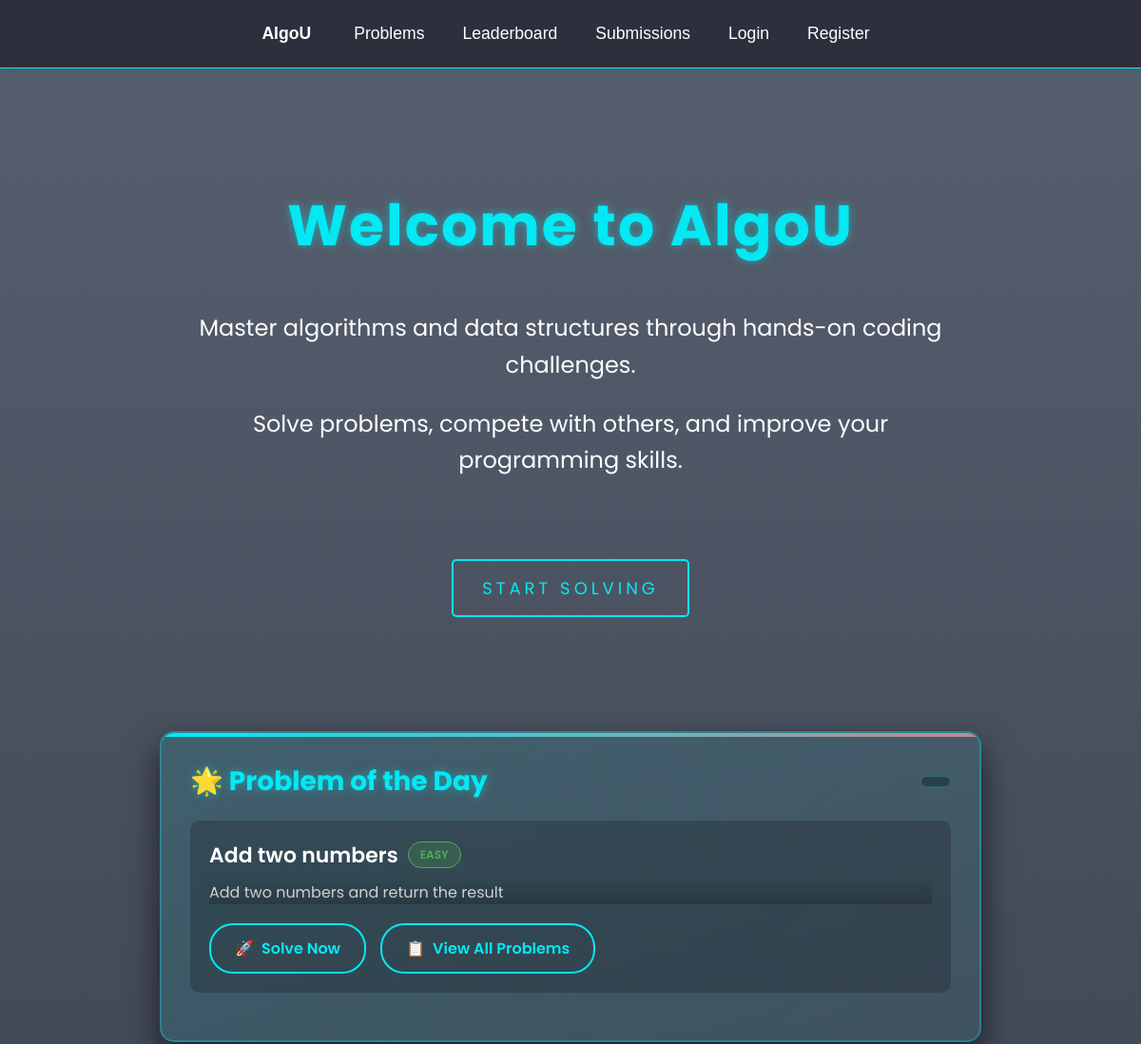
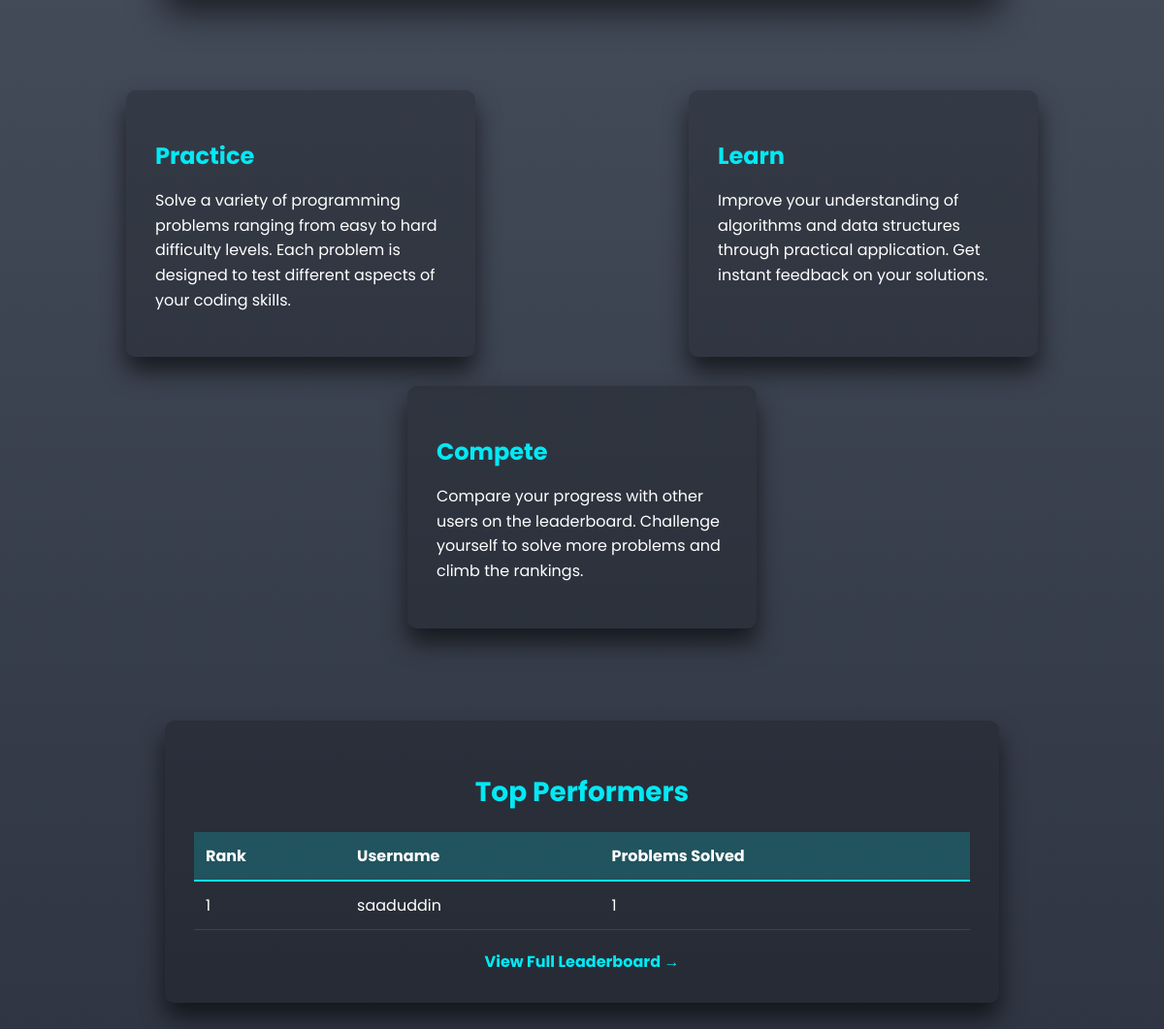
The app's page /problems/ with its own data (2 pictures, top to bottom).
### problems/models.py (models this page shows, shortened)
class Problem(models.Model):
    title = models.CharField(max_length=200)
    description = models.TextField()
    difficulty = models.CharField(max_length=50)

### problems/views.py (the view)
# urls.py: path('', views.home_page, name='home-page'),
def home_page(request):
    top_users = User.objects.annotate(
        solved_count=Count(
            'submissions__problem',
            filter=Q(submissions__is_correct=True),
            distinct=True
        )
    ).order_by('-solved_count')[:5]
    problem_of_the_day = get_problem_of_the_day()
    user_solved_potd = False
    if request.user.is_authenticated and problem_of_the_day:
        user_solved_potd = CodeSubmission.objects.filter(
            user=request.user,
            problem=problem_of_the_day,
            is_correct=True
        ).exists()
    return render(request, 'homepage.html', {
        'top_users': top_users,
        'problem_of_the_day': problem_of_the_day,
        'user_solved_potd': user_solved_potd
    })

### problems/views.py (called while the page is built)
def get_problem_of_the_day():
    problems = Problem.objects.all()
    if not problems.exists():
        return None
    today = date.today()
    seed = today.year * 10000 + today.month * 100 + today.day
    random.seed(seed)
    problem_index = random.randint(0, problems.count() - 1)
    return problems[problem_index]

### problems/templates/homepage.html (shortened to what this page needs)
{% load static %}
<!DOCTYPE html>
<html lang="en">
<head>
    <link rel="stylesheet" href="{% static 'homepage.css' %}">
</head>
<body>
    {% include 'navbar.html' %}
    <div class="hero-section">
        <h1 class="title">Welcome to AlgoU</h1>
        <div class="subtitle">
            <p>Master algorithms and data structures through hands-on coding challenges.</p>
            <p>Solve problems, compete with others, and improve your programming skills.</p>
        </div>
        <a href="{% url 'problem-list' %}" class="btn">Start Solving</a>
    </div>
    <div class="problem-of-the-day">
        <div class="potd-header">
            <h2 class="potd-title">🌟 Problem of the Day</h2>
            <div class="potd-date">{{ "now"|date:"F j, Y" }}</div>
        </div>
        {% if problem_of_the_day %}
            <div class="potd-problem">
                <div class="potd-problem-title">
                    {{ problem_of_the_day.title }}
                    <span class="difficulty-badge difficulty-{{ problem_of_the_day.difficulty|lower }}">
                        {{ problem_of_the_day.difficulty }}
                    </span>
                </div>
                <div class="potd-description">
                    {{ problem_of_the_day.description|truncatewords:30|safe }}
                </div>
                <div class="potd-actions">
                    {% if user_solved_potd %}
                        <div class="solved-indicator">
                            <span>✅</span>
                            <span>Already Solved!</span>
                        </div>
                        <a href="{% url 'problem-detail' problem_of_the_day.id %}" class="potd-btn solved">
                            <span>🔄</span>
                            Solve Again
                        </a>
                    {% else %}
                        <a href="{% url 'problem-detail' problem_of_the_day.id %}" class="potd-btn">
                            <span>🚀</span>
                            Solve Now
                        </a>
                    {% endif %}
                    <a href="{% url 'problem-list' %}" class="potd-btn">
                        <span>📋</span>
                        View All Problems
                    </a>
                </div>
            </div>
        {% else %}
            <div class="no-problem-message">
                <p>No problems available yet. Check back later!</p>
            </div>
        {% endif %}
    </div>
    <div class="features-section">
        <div class="feature-card">
            <h2 class="feature-title">Practice</h2>
            <p class="feature-description">
                Solve a variety of programming problems ranging from easy to hard difficulty levels.
                Each problem is designed to test different aspects of your coding skills.
            </p>
        </div>
        <div class="feature-card">
            <h2 class="feature-title">Learn</h2>
            <p class="feature-description">
                Improve your understanding of algorithms and data structures through practical application.
                Get instant feedback on your solutions.
            </p>
        </div>
        <div class="feature-card">
            <h2 class="feature-title">Compete</h2>
            <p class="feature-description">
                Compare your progress with other users on the leaderboard.
                Challenge yourself to solve more problems and climb the rankings.
            </p>
        </div>
    </div>
    <div class="leaderboard-section">
        <h2 class="leaderboard-title">Top Performers</h2>
        <table class="leaderboard-table">
            <thead>
                <tr>
                    <th>Rank</th>
                    <th>Username</th>
                    <th>Problems Solved</th>
                </tr>
            </thead>
            <tbody>
                {% for user in top_users %}
                <tr>
                    <td>{{ forloop.counter }}</td>
                    <td>{{ user.username }}</td>
                    <td>{{ user.solved_count }}</td>
                </tr>
                {% empty %}
                <tr>
                    <td colspan="3" style="text-align: center;">No users have solved any problems yet.</td>
                </tr>
                {% endfor %}
            </tbody>
        </table>
        <a href="{% url 'leaderboard' %}" class="view-all-btn">View Full Leaderboard →</a>
    </div>
</body>
</html>

### problems/static/homepage.css (style rules this page uses)
body { margin: 0; padding: 0; font-family: "Poppins", Arial, sans-serif; background: linear-gradient(#57606f, #2f3542); min-height: 100vh; display: flex; flex-direction: column; color: #fff; }
.hero-section { display: flex; flex-direction: column; align-items: center; justify-content: center; padding: 80px 20px; text-align: center; }
.title { font-size: 60px; font-weight: 700; color: #03e9f4; margin-bottom: 20px; text-shadow: 0 0 10px rgba(3, 233, 244, 0.5); letter-spacing: 2px; }
.subtitle { font-size: 24px; max-width: 800px; margin-bottom: 40px; line-height: 1.6; }
.btn { position: relative; display: inline-block; padding: 15px 30px; color: #03e9f4; font-size: 18px; text-decoration: none; text-transform: uppercase; overflow: hidden; margin-top: 20px; letter-spacing: 4px; border: 2px solid #03e9f4; background: transparent; border-radius: 5px; transition: 0.5s; cursor: pointer; }
.features-section { display: flex; justify-content: space-around; flex-wrap: wrap; padding: 40px 20px; max-width: 1200px; margin: 0 auto; }
.feature-card { background: rgba(0, 0, 0, 0.2); border-radius: 10px; padding: 30px; margin: 15px; width: 300px; box-shadow: 0 15px 25px rgba(0, 0, 0, 0.6); transition: transform 0.3s ease; }
.feature-title { color: #03e9f4; font-size: 24px; margin-bottom: 15px; }
.feature-description { font-size: 16px; line-height: 1.6; }
.leaderboard-section { background: rgba(0, 0, 0, 0.2); border-radius: 10px; padding: 30px; margin: 40px auto; width: 80%; max-width: 800px; box-shadow: 0 15px 25px rgba(0, 0, 0, 0.6); }
.leaderboard-title { color: #03e9f4; font-size: 28px; margin-bottom: 20px; text-align: center; }
.leaderboard-table { width: 100%; border-collapse: collapse; }
.leaderboard-table th { background: rgba(3, 233, 244, 0.2); padding: 12px; text-align: left; border-bottom: 2px solid #03e9f4; }
.leaderboard-table td { padding: 12px; border-bottom: 1px solid rgba(255, 255, 255, 0.1); }
.view-all-btn { display: block; text-align: center; margin-top: 20px; color: #03e9f4; text-decoration: none; font-weight: bold; transition: color 0.3s; }
.problem-of-the-day { background: linear-gradient(135deg, rgba(3, 233, 244, 0.1), rgba(3, 233, 244, 0.05)); border: 2px solid rgba(3, 233, 244, 0.3); border-radius: 15px; padding: 30px; margin: 40px auto; width: 80%; max-width: 800px; box-shadow: 0 15px 35px rgba(0, 0, 0, 0.6); position: relative; overflow: hidden; }
.problem-of-the-day::before { content: ""; position: absolute; top: 0; left: 0; right: 0; height: 4px; background: linear-gradient(90deg, #03e9f4, #ff6b6b, #4ecdc4, #45b7d1); background-size: 400% 400%; animation: gradientShift 3s ease infinite; }
.potd-header { display: flex; align-items: center; justify-content: space-between; margin-bottom: 20px; flex-wrap: wrap; }
.potd-title { color: #03e9f4; font-size: 28px; font-weight: 700; margin: 0; text-shadow: 0 0 10px rgba(3, 233, 244, 0.5); }
.potd-date { color: rgba(255, 255, 255, 0.7); font-size: 14px; background: rgba(0, 0, 0, 0.3); padding: 5px 15px; border-radius: 20px; border: 1px solid rgba(3, 233, 244, 0.3); }
.potd-problem { background: rgba(0, 0, 0, 0.2); border-radius: 10px; padding: 20px; margin-bottom: 20px; }
.potd-problem-title { color: #fff; font-size: 22px; font-weight: 600; margin-bottom: 10px; display: flex; align-items: center; gap: 10px; }
.difficulty-badge { padding: 4px 12px; border-radius: 15px; font-size: 12px; font-weight: 600; text-transform: uppercase; }
.difficulty-easy { background: rgba(76, 175, 80, 0.2); color: #4caf50; border: 1px solid #4caf50; }
.potd-description { color: rgba(255, 255, 255, 0.9); line-height: 1.6; margin-bottom: 20px; max-height: 100px; overflow: hidden; position: relative; }
.potd-description::after { content: ""; position: absolute; bottom: 0; left: 0; right: 0; height: 30px; background: linear-gradient(transparent, rgba(0, 0, 0, 0.2)); }
.potd-actions { display: flex; gap: 15px; align-items: center; flex-wrap: wrap; }
.potd-btn { padding: 12px 25px; border: 2px solid #03e9f4; background: transparent; color: #03e9f4; text-decoration: none; border-radius: 25px; font-weight: 600; transition: all 0.3s ease; display: inline-flex; align-items: center; gap: 8px; }

### records on screen
Problem: title "Add two numbers", difficulty "EASY", description "Add two numbers and return the result"

### other values on screen
{{ user.username }} "saaduddin"
{{ user.solved_count }} "1"
